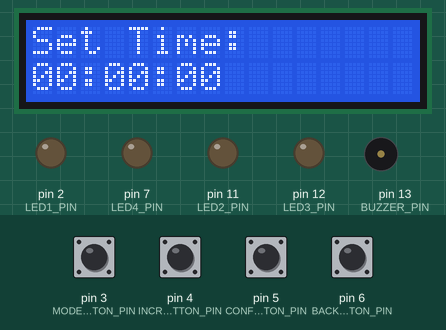
This sketch was run on a simulated Arduino Uno, built with avr-gcc and run on an emulated ATmega328P. Parts: 16×2 character LCD, output pins drawn as LEDs (lit = HIGH), buzzer (waves = sounding, pin HIGH). The inputs (shaded band) are chosen by the test bench; at power-on: pin 3 (MODE_BUTTON_PIN), pin 4 (INCREMENT_BUTTON_PIN), pin 5 (CONFIRM_BUTTON_PIN), pin 6 (BACK_BUTTON_PIN) HIGH. The local clock reads 2024-03-15 10:24:30 at power-on unless the sketch sets it.

Above: at 4.2 s.
4.3 s: pin 6 (BACK_BUTTON_PIN) pulled LOW for 0.15 s
At 5.8 s:
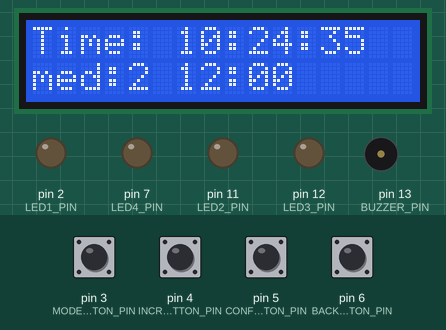
7.4 s: pin 3 (MODE_BUTTON_PIN) pulled LOW for 0.15 s
At 8.8 s:
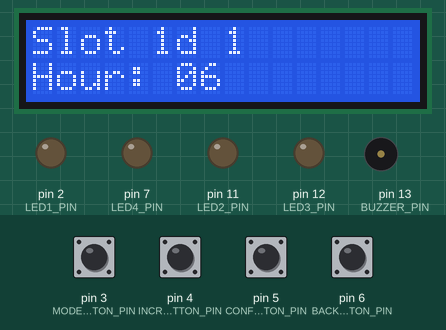
9.9 s: pin 5 (CONFIRM_BUTTON_PIN) pulled LOW for 0.15 s
At 10.7 s:
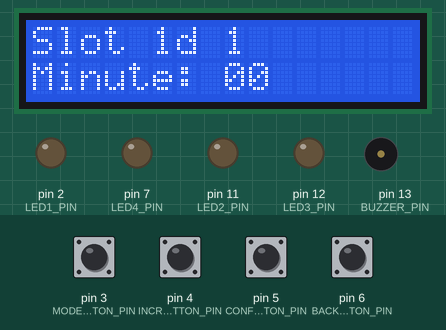
11.6 s: pin 3 (MODE_BUTTON_PIN) pulled LOW for 1 s
At 13.9 s:
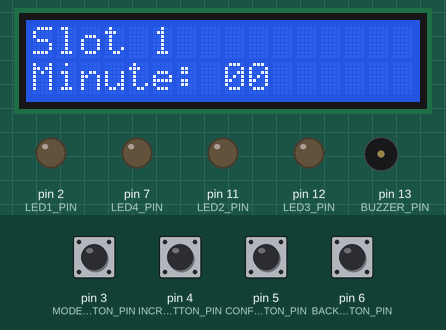
14.4 s: pin 5 (CONFIRM_BUTTON_PIN) pulled LOW for 1 s
At 16.3 s:
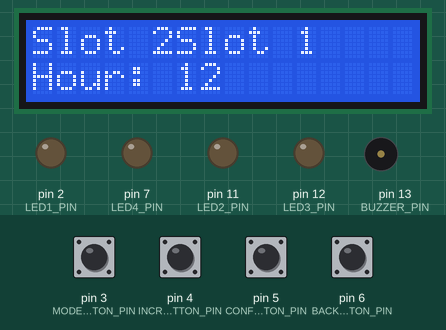
16.9 s: pin 6 (BACK_BUTTON_PIN) pulled LOW for 1 s
At 17.7 s:
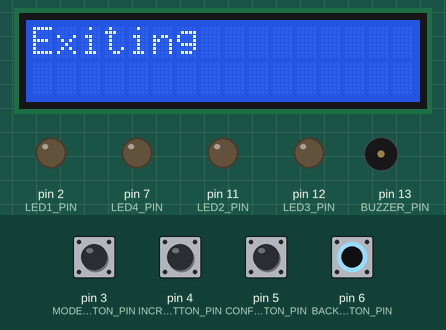
Timing chart, 0 to 19.9 s (numbered marks = the images above; inputs shaded):
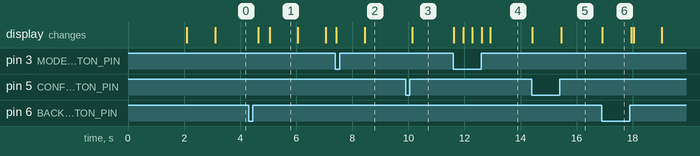

Measured:
- after the input at 4.3 s, the display: first changes after 0.35 s (image 1 shows a later state)
- after the input at 7.4 s, the display: first changes at once (image 2 shows a later state)
- after the input at 9.9 s, the display: changes after 0.23 s (image 3)
- after the input at 11.6 s, the display: first changes at once (image 4 shows a later state)
- after the input at 14.4 s, the display: first changes at once (image 5 shows a later state)
- after the input at 16.9 s, the display: changes at once (image 6)
- what the display in image 1 shows lasts 0.9 s, from 5.1 s to 6.0 s

The sketch:

main.ino
```cpp
#include "DS1302.h"
#include <Wire.h>
#include <LiquidCrystal_I2C.h>

// Pin definitions
#define RTC_RST_PIN 8
#define RTC_IO_PIN 10
#define RTC_SCLK_PIN 9

#define MODE_BUTTON_PIN 3
#define INCREMENT_BUTTON_PIN 4
#define CONFIRM_BUTTON_PIN 5
#define BACK_BUTTON_PIN 6

#define LED1_PIN 2
#define LED2_PIN 11
#define LED3_PIN 12
#define LED4_PIN 7
#define BUZZER_PIN 13

#define LCD_ADDR 0x27
#define LCD_COLS 16
#define LCD_ROWS 2

// RTC and LCD initialization
DS1302 rtc(RTC_RST_PIN, RTC_IO_PIN, RTC_SCLK_PIN);
LiquidCrystal_I2C lcd(LCD_ADDR, LCD_COLS, LCD_ROWS);

// Storage for scheduled times
int ledHours[4] = {6, 12, 18, 22};  // Default times for slots
int ledMinutes[4] = {0, 0, 0, 0};   // Default times for slots

int selectedSlot = 0;
bool isConfigMode = false;
bool isConfigMinutes = false;
bool isTimeSetMode = true;
bool configurationComplete = false; // New flag to track if all slots are configured

// Time setting variables
int setHour = 0;
int setMinute = 0;
int setSecond = 0;
bool isSettingHour = true;
bool isSettingMinute = false;
bool isSettingSecond = false;

void setup() {
  Serial.begin(9600);

  // Initialize LCD
  lcd.init();
  lcd.backlight();
  lcd.setCursor(0, 0);
  lcd.print("Initializing...");
  delay(2000);

  // Initialize RTC
  rtc.halt(false);
  rtc.writeProtect(false);

  // Check if RTC has valid time

  // Initialize pins
  pinMode(MODE_BUTTON_PIN, INPUT_PULLUP);
  pinMode(INCREMENT_BUTTON_PIN, INPUT_PULLUP);
  pinMode(CONFIRM_BUTTON_PIN, INPUT_PULLUP);
  pinMode(BACK_BUTTON_PIN, INPUT_PULLUP);

  pinMode(LED1_PIN, OUTPUT);
  pinMode(LED2_PIN, OUTPUT);
  pinMode(LED3_PIN, OUTPUT);
  pinMode(LED4_PIN, OUTPUT);
  pinMode(BUZZER_PIN, OUTPUT);

  if (isTimeSetMode) {
    lcd.clear();
    lcd.print("Set Current Time");
    delay(1000);
  } else {
    lcd.clear();
    lcd.print("Ready");
    delay(1000);
  }
}

void loop() {
  if (isTimeSetMode) {
    handleTimeSet();
  } else if (!isConfigMode) {
    displayTimeAndNextSlot();
    handleNormalOperation();
    if (digitalRead(MODE_BUTTON_PIN) == LOW) {
      enterConfigMode();
    }
  } else {
    handleConfigMode();
  }
}

void handleTimeSet() {
  lcd.setCursor(0, 0);
  lcd.print("Set Time:       ");
  lcd.setCursor(0, 1);

  // Display current setting
  lcd.print(setHour < 10 ? "0" : "");
  lcd.print(setHour);
  lcd.print(":");
  lcd.print(setMinute < 10 ? "0" : "");
  lcd.print(setMinute);
  lcd.print(":");
  lcd.print(setSecond < 10 ? "0" : "");
  lcd.print(setSecond);

  // Increment button
  if (digitalRead(INCREMENT_BUTTON_PIN) == LOW) {
    if (isSettingHour) {
      setHour = (setHour + 1) % 24;
    } else if (isSettingMinute) {
      setMinute = (setMinute + 1) % 60;
    } else if (isSettingSecond) {
      setSecond = (setSecond + 1) % 60;
    }
    delay(200);
  }

  // Confirm button - move to next field or save
  if (digitalRead(CONFIRM_BUTTON_PIN) == LOW) {
    if (isSettingHour) {
      isSettingHour = false;
      isSettingMinute = true;
    } else if (isSettingMinute) {
      isSettingMinute = false;
      isSettingSecond = true;
    } else if (isSettingSecond) {
      // Save the time
      rtc.setTime(setHour, setMinute, setSecond);
      rtc.setDate(1, 1, 2024);

      lcd.clear();
      lcd.print("Time Set!");
      delay(1000);

      isTimeSetMode = false;
      isSettingHour = true;
      isSettingMinute = false;
      isSettingSecond = false;
      configurationComplete = false; // Reset configuration flag
    }
    delay(300);
  }

  // Back button to exit time setting
  if (digitalRead(BACK_BUTTON_PIN) == LOW) {
    isTimeSetMode = false;
    isSettingHour = true;
    isSettingMinute = false;
    isSettingSecond = false;
    delay(300);
  }
}

void handleConfigMode() {
  static int hour = ledHours[selectedSlot];
  static int minute = ledMinutes[selectedSlot];

  lcd.setCursor(0, 0);
  lcd.print("Slot ");
  lcd.print(selectedSlot + 1);
  lcd.setCursor(0, 1);

  if (!isConfigMinutes) {
    lcd.print("Hour: ");
    lcd.print(hour < 10 ? "0" : "");
    lcd.print(hour);
    lcd.print("   ");
  } else {
    lcd.print("Minute: ");
    lcd.print(minute < 10 ? "0" : "");
    lcd.print(minute);
    lcd.print("   ");
  }

  // Mode button logic to switch slots or enter time setting
  if (digitalRead(MODE_BUTTON_PIN) == LOW) {
    if (configurationComplete) {
      // If all slots are configured, enter time setting mode
      isConfigMode = false;
      isTimeSetMode = true;
      configurationComplete = false;
      selectedSlot = 0;
      lcd.clear();
      lcd.print("Enter Time Set");
      delay(1000);
    } else {
      selectedSlot = (selectedSlot + 1) % 4;
      hour = ledHours[selectedSlot];
      minute = ledMinutes[selectedSlot];

      if (selectedSlot == 0) {
        configurationComplete = true; // All slots have been configured
      }

      lcd.clear();
      lcd.print("Slot ");
      lcd.print(selectedSlot + 1);
    }
    delay(300);
  }

  // Increment button logic
  if (digitalRead(INCREMENT_BUTTON_PIN) == LOW) {
    if (!isConfigMinutes) {
      hour = (hour + 1) % 24;
    } else {
      minute = (minute + 1) % 60;
    }
    delay(200);
  }

  // Confirm button logic
  if (digitalRead(CONFIRM_BUTTON_PIN) == LOW) {
    if (!isConfigMinutes) {
      isConfigMinutes = true;
      delay(200);
    } else {
      ledHours[selectedSlot] = hour;
      ledMinutes[selectedSlot] = minute;

      lcd.clear();
      lcd.print("Saved Slot ");
      lcd.print(selectedSlot + 1);
      delay(1000);

      isConfigMinutes = false;

      // Automatically move to next slot
      selectedSlot = (selectedSlot + 1) % 4;
      if (selectedSlot == 0) {
        configurationComplete = true;
      }
      hour = ledHours[selectedSlot];
      minute = ledMinutes[selectedSlot];
    }
  }

  // Back button logic
  if (digitalRead(BACK_BUTTON_PIN) == LOW) {
    lcd.clear();
    lcd.print("Exiting");
    delay(1000);
    isConfigMode = false;
    configurationComplete = false;
    selectedSlot = 0;
  }
}

void displayTimeAndNextSlot() {
  Time now = rtc.getTime();
  int nextSlot = getNextSlot(now.hour, now.min);

  // Display current time on first line
  lcd.setCursor(0, 0);
  lcd.print("Time: ");
  lcd.print(now.hour < 10 ? "0" : "");
  lcd.print(now.hour);
  lcd.print(":");
  lcd.print(now.min < 10 ? "0" : "");
  lcd.print(now.min);
  lcd.print(":");
  lcd.print(now.sec < 10 ? "0" : "");
  lcd.print(now.sec);

  // Display next slot on second line
  lcd.setCursor(0, 1);
  lcd.print("med:");
  lcd.print(nextSlot + 1);
  lcd.print(" ");
  lcd.print(ledHours[nextSlot] < 10 ? "0" : "");
  lcd.print(ledHours[nextSlot]);
  lcd.print(":");
  lcd.print(ledMinutes[nextSlot] < 10 ? "0" : "");
  lcd.print(ledMinutes[nextSlot]);
}

void enterConfigMode() {
  isConfigMode = true;
  isConfigMinutes = false;
  configurationComplete = false;
  selectedSlot = 0;
  lcd.clear();
  lcd.print("Set med ");
  lcd.print(selectedSlot + 1);
  delay(1000);
}

// Rest of the functions (getNextSlot, handleNormalOperation, activateLEDAndBuzzer) remain the same
int getNextSlot(int currentHour, int currentMinute) {
  for (int i = 0; i < 4; i++) {
    if ((ledHours[i] > currentHour) ||
        (ledHours[i] == currentHour && ledMinutes[i] > currentMinute)) {
      return i;
    }
  }
  return 0;
}

void handleNormalOperation() {
  Time now = rtc.getTime();
  for (int i = 0; i < 4; i++) {
    if (now.hour == ledHours[i] && now.min == ledMinutes[i] && now.sec == 0) {
      activateLEDAndBuzzer(i);
    }
  }
}

void activateLEDAndBuzzer(int slot) {
  int ledPin;
  switch (slot) {
    case 0: ledPin = LED1_PIN; break;
    case 1: ledPin = LED2_PIN; break;
    case 2: ledPin = LED3_PIN; break;
    case 3: ledPin = LED4_PIN; break;
  }

  digitalWrite(ledPin, HIGH);
  tone(BUZZER_PIN, 1000);
  delay(5000);
  digitalWrite(ledPin, LOW);
  noTone(BUZZER_PIN);
}
```
